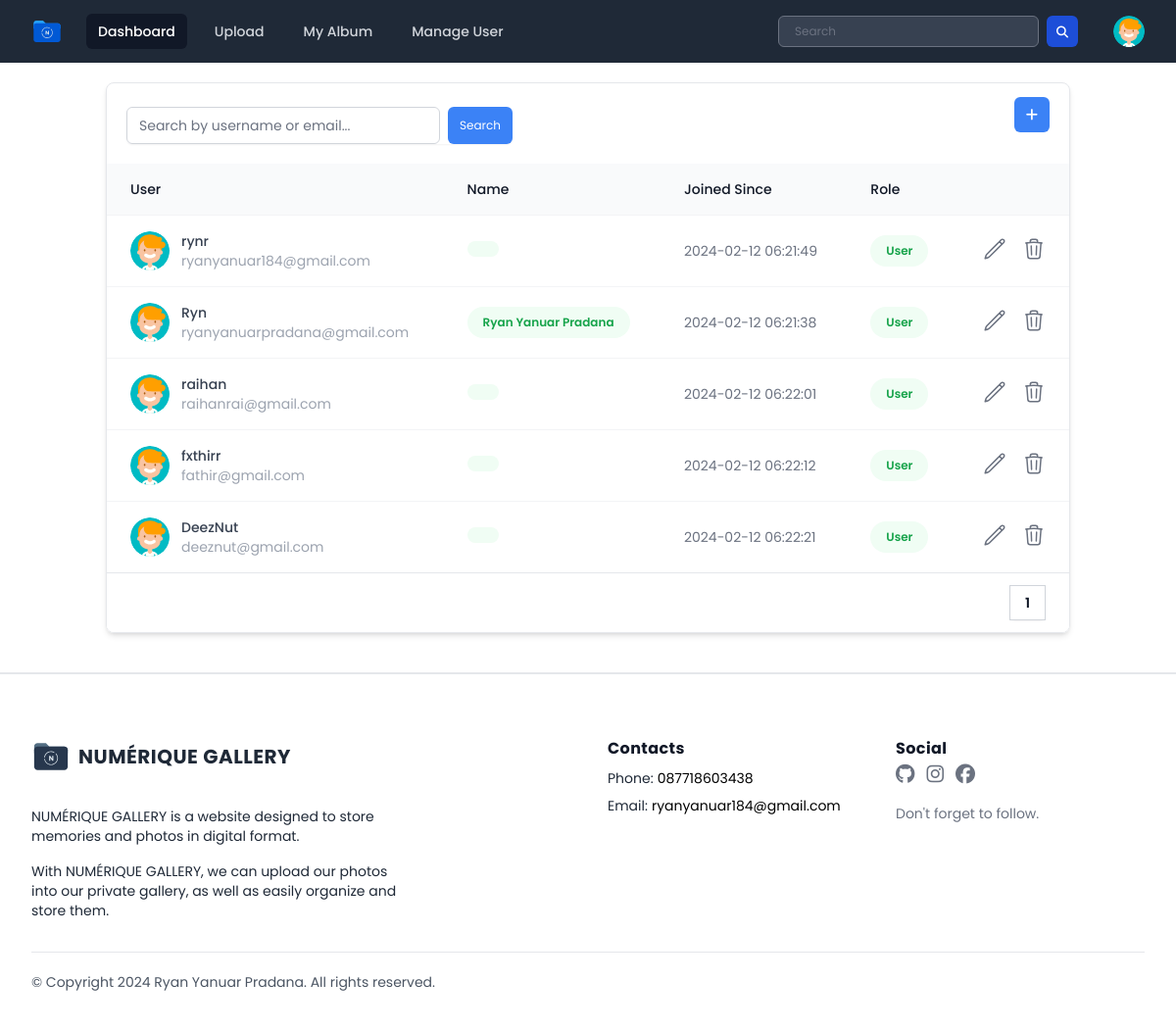
Page /public/page/admin/manage-user.php (signed in) on the earlier database version.
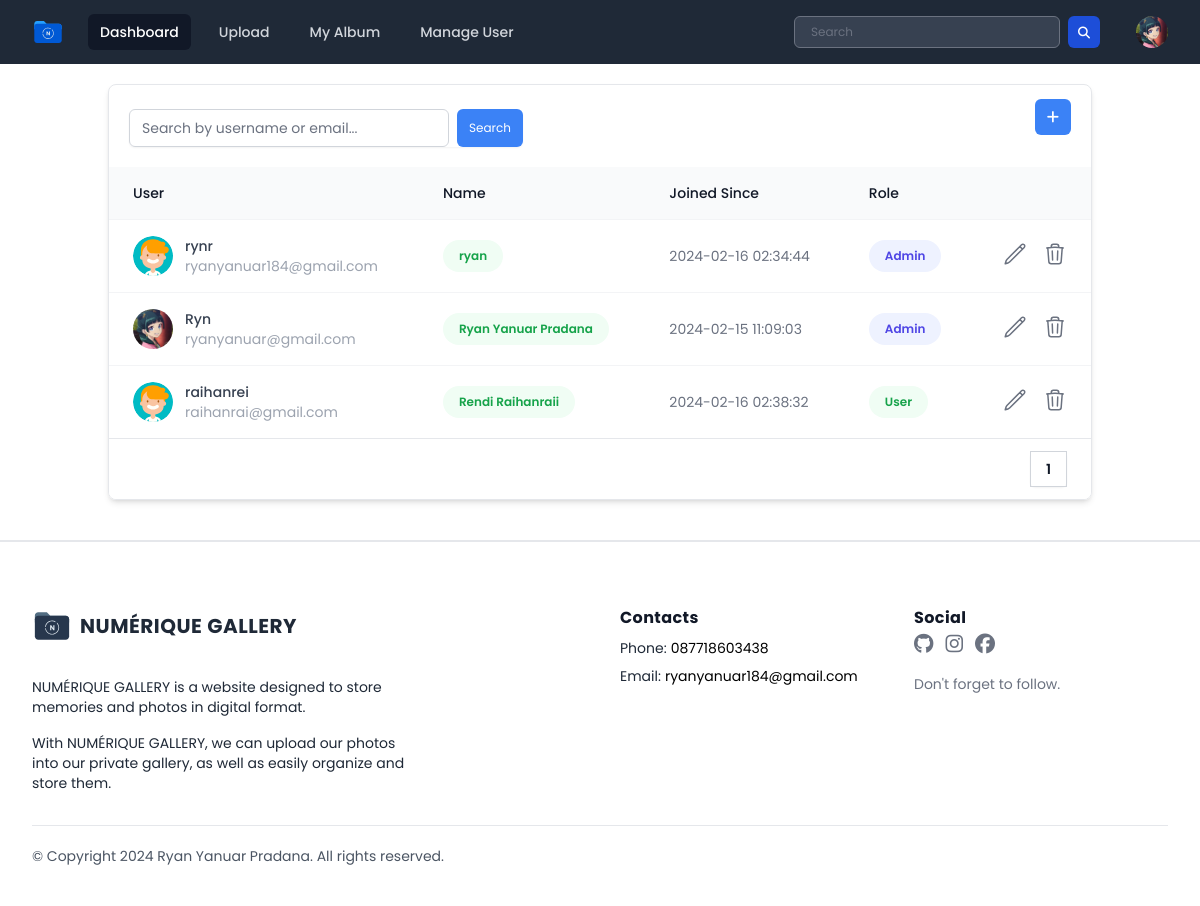
Same page on the later database version.
### tables this page shows
CREATE TABLE `users` (
  `userID` int(11) NOT NULL,
  `name` varchar(255) DEFAULT NULL,
  `username` varchar(50) NOT NULL,
  `password` varchar(255) NOT NULL,
  `email` varchar(100) NOT NULL,
  `access_level` varchar(50) DEFAULT 'user',
  `createdAt` timestamp NOT NULL DEFAULT current_timestamp() ON UPDATE current_timestamp(),
  `profile_photo` varchar(255) DEFAULT 'default_profile.svg'
);

### public/page/admin/manage-user.php (the view, shortened to what this page needs)
<?php
include "../../../database/koneksi.php";
$username = $_SESSION["username"];
$query = "SELECT * FROM users WHERE username = '$username'";
$result = mysqli_query($conn, $query);
if ($result && mysqli_num_rows($result) > 0) {
    $row = mysqli_fetch_assoc($result);
    $profile = $row['profile_photo'];
    $username = $row['username'];
} else {
    echo "Error: " . mysqli_error($conn);
    exit();
}
$queryTotalRows = "SELECT COUNT(*) as total FROM users";
$resultTotalRows = mysqli_query($conn, $queryTotalRows);
$totalRows = mysqli_fetch_assoc($resultTotalRows)['total'];
$rowsPerPage = 5;
$totalPages = ceil($totalRows / $rowsPerPage);
$current_page = isset($_GET['page']) ? $_GET['page'] : 1;
$offset = ($current_page - 1) * $rowsPerPage;
?>
<!DOCTYPE html>
<html lang="en">
<head>
    <link rel="stylesheet" href="../../css/output.css">
    <link rel="stylesheet" href="../../css/style.css">
    <link rel="stylesheet" href="../../css/all.min.css">
    <link rel="stylesheet" href="../../css/fontawesome.min.css">
</head>
<body class="h-screen overflow-x-hidden font-poppins">
    <div x-data="{ open: false, profileMenuOpen: false }">
        <nav class="bg-gray-800">
            <div class="mx-auto max-w-7xl px-2 sm:px-6 lg:px-8">
                <div class="relative flex h-16 items-center justify-between">
                    <div class="flex flex-1 items-center justify-center sm:items-stretch sm:justify-start">
                        <div class="flex flex-shrink-0 items-center">
                            <img class="h-8 w-auto" src="../../assets/logo/logo-secondary.svg" alt="Numérique Gallery">
                        </div>
                        <div class="hidden sm:ml-6 sm:block">
                            <div class="flex space-x-4">
                                <a href="../user/dashboard.php" class="bg-gray-900 text-white rounded-md px-3 py-2 text-sm font-medium" aria-current="page">Dashboard</a>
                                <a href="../user/uploads.php" class="text-gray-300 hover:bg-gray-700 hover:text-white rounded-md px-3 py-2 text-sm font-medium">Upload</a>
                                <a href="../user/album.php" class="text-gray-300 hover:bg-gray-700 hover:text-white rounded-md px-3 py-2 text-sm font-medium">My Album</a>
                                <a href="./manage-user.php" class="text-gray-300 hover:bg-gray-700 hover:text-white rounded-md px-3 py-2 text-sm font-medium">Manage User</a>
                            </div>
                        </div>
                    </div>
                    <div class="flex items-center">
                        <form action="../user/result_search.php" class="flex flex-row gap-2" method="GET">
                            <div class="hidden sm:block">
                                <input type="text" name="search" placeholder="Search" class="bg-gray-700 text-white px-4 py-3 h-8 rounded-md text-xs focus:outline-none focus:shadow-outline">
                            </div>
                            <button type="submit" class="text-white block bg-blue-700 hover:bg-blue-800 focus:ring-4 focus:ring-blue-300 font-medium rounded-md text-sm  h-8 w-8 dark:bg-blue-600 dark:hover:bg-blue-700 focus:outline-none dark:focus:ring-blue-800"><i class="fa-solid fa-magnifying-glass text-xs mx-auto"></i></button>
                        </form>
                        <div class="absolute inset-y-0 right-0 flex items-center pr-2 sm:static sm:inset-auto sm:ml-6 sm:pr-0">
                            <div class="relative ml-3">
                                <div>
                                    <button @click="profileMenuOpen = !profileMenuOpen" type="button" class="relative flex rounded-full bg-gray-800 text-sm focus:outline-none focus:ring-2 focus:ring-white focus:ring-offset-2 focus:ring-offset-gray-800" id="user-menu-button" aria-expanded="false" aria-haspopup="true">
                                        <span class="absolute -inset-1.5"></span>
                                        <img class="h-8 w-8 rounded-full" src="../../../database/uploads/<?= $profile ?>" alt="<?= $username ?> profile photo">
                                    </button>
                                </div>
                            </div>
                        </div>
                    </div>
                </div>
            </div>
        </nav>
    </div>
    <div class="container mx-auto ">
        <div class="overflow-hidden rounded-lg border border-gray-200 shadow-md m-5">
            <div class="m-5 flex justify-between">
                <form action="search.php" method="GET">
                    <div class="mt-1 relative flex gap-2 rounded-md shadow-sm">
                        <input type="text" name="search" id="search" class="focus:ring-indigo-500 w-80 focus:border-indigo-500 inline pr-10 sm:text-sm border-gray-300 rounded-md" placeholder="Search by username or email...">
                        <button type="submit" class="inset-y-0 right-0 px-3 py-2 bg-blue-500 text-white text-xs rounded-md hover:bg-indigo-600 focus:outline-none focus:bg-indigo-600">Search</button>
                    </div>
                </form>
                <div class="">
                    <a href="add-user.php" class="inset-y-0 right-0 w-10 px-3 py-2 bg-blue-500 text-white text-sm rounded-md hover:bg-indigo-600 focus:outline-none focus:bg-indigo-600"><i class="fa-solid fa-plus"></i></a>
                </div>
            </div>
            <table class="w-full border-collapse bg-white text-left text-sm text-gray-500">
                <thead class="bg-gray-50">
                    <tr>
                        <th scope="col" class="px-6 py-4 font-medium text-gray-900">User</th>
                        <th scope="col" class="px-6 py-4 font-medium text-gray-900">Name</th>
                        <th scope="col" class="px-6 py-4 font-medium text-gray-900">Joined Since</th>
                        <th scope="col" class="px-6 py-4 font-medium text-gray-900">Role</th>
                        <th scope="col" class="px-6 py-4 font-medium text-gray-900"></th>
                    </tr>
                </thead>
                <tbody class="divide-y divide-gray-100 border-t border-gray-100">
                    <?php
                    $queryUser = "SELECT * FROM users LIMIT $rowsPerPage OFFSET $offset";
                    $resultUser = mysqli_query($conn, $queryUser);
                    if ($resultUser && mysqli_num_rows($resultUser) > 0) {
                        while ($row = mysqli_fetch_assoc($resultUser)) {
                            $profile_photo = $row['profile_photo'];
                            $username = $row['username'];
                            $iduser = $row['userID'];
                            $email = $row['email'];
                            $name = $row['name'];
                            $role = $row['access_level'];
                            $createdAt = $row['createdAt'];
                    ?>
                            <tr class="hover:bg-gray-50">
                                <th class="flex gap-3 px-6 py-4 font-normal text-gray-900">
                                    <div class="relative h-10 w-10">
                                        <img class="h-full w-full rounded-full object-cover object-center" src="../../../database/uploads/<?= $profile_photo ?>" alt="" />
                                    </div>
                                    <div class="text-sm">
                                        <div class="font-medium text-gray-700"><?= $username ?></div>
                                        <div class="text-gray-400"><?= $email ?></div>
                                    </div>
                                </th>
                                <td class="px-6 py-4">
                                    <span class="inline-flex items-center w-auto gap-1 rounded-full bg-green-50 px-4 py-2 text-xs font-semibold text-green-600">
                                        <?= $name ?>
                                    </span>
                                </td>
                                <td class="px-6 py-4"><?= $createdAt ?></td>
                                <td class="px-6 py-4">
                                    <div class="flex gap-2">
                                        <?php if ($role === 'admin') : ?>
                                            <span class="inline-flex items-center gap-1 rounded-full bg-indigo-50 px-4 py-2 text-xs font-semibold text-indigo-600">
                                                Admin
                                            </span>
                                        <?php elseif ($role === 'user') : ?>
                                            <span class="inline-flex items-center gap-1 rounded-full bg-green-50 px-4 py-2 text-xs font-semibold text-green-600">
                                                User
                                            </span>
                                        <?php elseif ($role === "super_admin") : ?>
                                            <span class="inline-flex items-center gap-1 rounded-full bg-red-50 px-4 py-2 text-xs font-semibold text-red-600">
                                                Super Admin
                                            </span>
                                        <?php endif; ?>
                                    </div>
                                </td>
                                <td class="px-6 py-4">
                                    <div class="flex justify-end gap-4">
                                        <?php if ($role === 'admin' || $role === 'user') : ?>
                                            <form action="manage-user.php" method="get">
                                                <button type="submit" name="userID" onclick="togglePopup()" value="<?= $iduser ?>" class="hover:text-sky-600" x-data="{ tooltip: 'Edit' }">
                                                </button>
                                            </form>
                                            <form method="post" action="./delete-user.php">
                                                <button type="submit" name="userID" value="<?= $iduser ?>" class="hover:text-red-600" x-data="{ tooltip: 'Delete' }">
                                                </button>
                                            </form>
                                        <?php elseif ($role === 'super_admin') : ?>
                                            <div></div>
                                        <?php endif; ?>
                                    </div>
                                </td>
                            </tr>
                        <?php
                        }
                    } else {
                        ?>
                        <tr>
                            <td colspan="5" class="text-center py-4">No users found.</td>
                        </tr>
                    <?php
                    }
                    ?>
                </tbody>
            </table>
            <div class="flex items-center justify-between border-t border-gray-200 bg-white px-4 py-3 sm:px-6">
                <div class="hidden sm:flex sm:flex-1 sm:items-center sm:justify-between">
                    <div>
                        <nav class="isolate inline-flex -space-x-px rounded-md shadow-sm" aria-label="Pagination">
                            <?php for ($i = 1; $i <= $totalPages; $i++) : ?>
                                <a href="?page=<?= $i ?>" class="relative inline-flex items-center px-4 py-2 text-sm font-semibold text-gray-900 ring-1 ring-inset ring-gray-300 hover:bg-gray-50 focus:z-20 focus:outline-offset-0">
                                    <?= $i ?>
                                </a>
                            <?php endfor; ?>
                        </nav>
                    </div>
                </div>
            </div>
        </div>
    </div>
    <div class="px-4 pt-16 mx-auto sm:max-w-xl md:max-w-full lg:max-w-screen-xl md:px-24 lg:px-8 border-t-2 mt-10">
        <div class="grid gap-10 row-gap-6 mb-8 sm:grid-cols-2 lg:grid-cols-4">
            <div class="sm:col-span-2">
                <a href="../user/dashboard.php" aria-label="Go home" title="Company" class="inline-flex items-center">
                    <img src="../../assets/logo/logo-main.svg" class="h-10 w-auto" alt="Numérique Gallery">
                    <span class="ml-2 text-xl font-bold tracking-wide text-gray-800 uppercase">Numérique Gallery</span>
                </a>
                <div class="mt-6 lg:max-w-sm">
                    <p class="text-sm text-gray-800">
                        NUMÉRIQUE GALLERY is a website designed to store memories and photos in digital format.
                    </p>
                    <p class="mt-4 text-sm text-gray-800">
                        With NUMÉRIQUE GALLERY, we can upload our photos into our private gallery, as well as easily organize and store them.
                    </p>
                </div>
            </div>
            <div class="space-y-2 text-sm">
                <p class="text-base font-bold tracking-wide text-gray-900">Contacts</p>
                <div class="flex">
                    <p class="mr-1 text-gray-800">Phone:</p>
                    <span class="transition-colors duration-300 text-deep-purple-accent-400 hover:text-deep-purple-800">087718603438</span>
                </div>
                <div class="flex">
                    <p class="mr-1 text-gray-800">Email:</p>
                    <span class="transition-colors duration-300 text-deep-purple-accent-400 hover:text-deep-purple-800">ryanyanuar184@gmail.com</span>
                </div>
            </div>
            <div>
                <span class="text-base font-bold tracking-wide text-gray-900">Social</span>
                <div class="flex items-center mt-1 space-x-3">
                    <a href="https://github.com/Rynr615" target="_blank" class="text-gray-500 transition-colors duration-300 hover:text-gray-500">
                        <i class="fa-brands fa-github text-xl"></i>
                    </a>
                    <a href="https://www.instagram.com/ryn_ynr/" target="_blank" class="text-gray-500 transition-colors duration-300 hover:hover:text-gray-500">
                        <i class="fa-brands fa-instagram text-xl"></i>
                    </a>
                    <a href="https://www.facebook.com/profile.php?id=100055706964435" target="_blank" class="text-gray-500 transition-colors duration-300 hover:hover:text-gray-500">
                        <i class="fa-brands fa-facebook text-xl"></i>
                    </a>
                </div>
                <p class="mt-4 text-sm text-gray-500">
                    Don't forget to follow.
                </p>
            </div>
        </div>
        <div class="flex flex-col-reverse justify-between pt-5 pb-10 border-t lg:flex-row">
            <p class="text-sm text-gray-600">
                © Copyright 2024 Ryan Yanuar Pradana. All rights reserved.
            </p>
        </div>
    </div>
</body>
</html>

### public/css/style.css (style rules this page uses)
* { font-family : 'Poppins', sans-serif; }

Differences in the rows shown:
removed users: profile_photo (placeholder picture), username "fxthirr", email "fathir@gmail.com", createdAt "2024-02-12 06:22:12", access_level "User", $iduser 4 (drawn)
removed users: profile_photo (placeholder picture), username "DeezNut", email "deeznut@gmail.com", createdAt "2024-02-12 06:22:21", access_level "User", $iduser 5 (drawn)
changed users "Ryn": profile_photo: picture added in place of a placeholder; email "ryanyanuarpradana@gmail.com" → "ryanyanuar@gmail.com"; createdAt "2024-02-12 06:21:38" → "2024-02-15 11:09:03"; access_level "User" → "Admin"
changed users "rynr": name (not shown) → "ryan"; createdAt "2024-02-12 06:21:49" → "2024-02-16 02:34:44"; access_level "User" → "Admin"
changed users "raihanrai@gmail.com": username "raihan" → "raihanrei"; name (not shown) → "Rendi Raihanraii"; createdAt "2024-02-12 06:22:01" → "2024-02-16 02:38:32"
